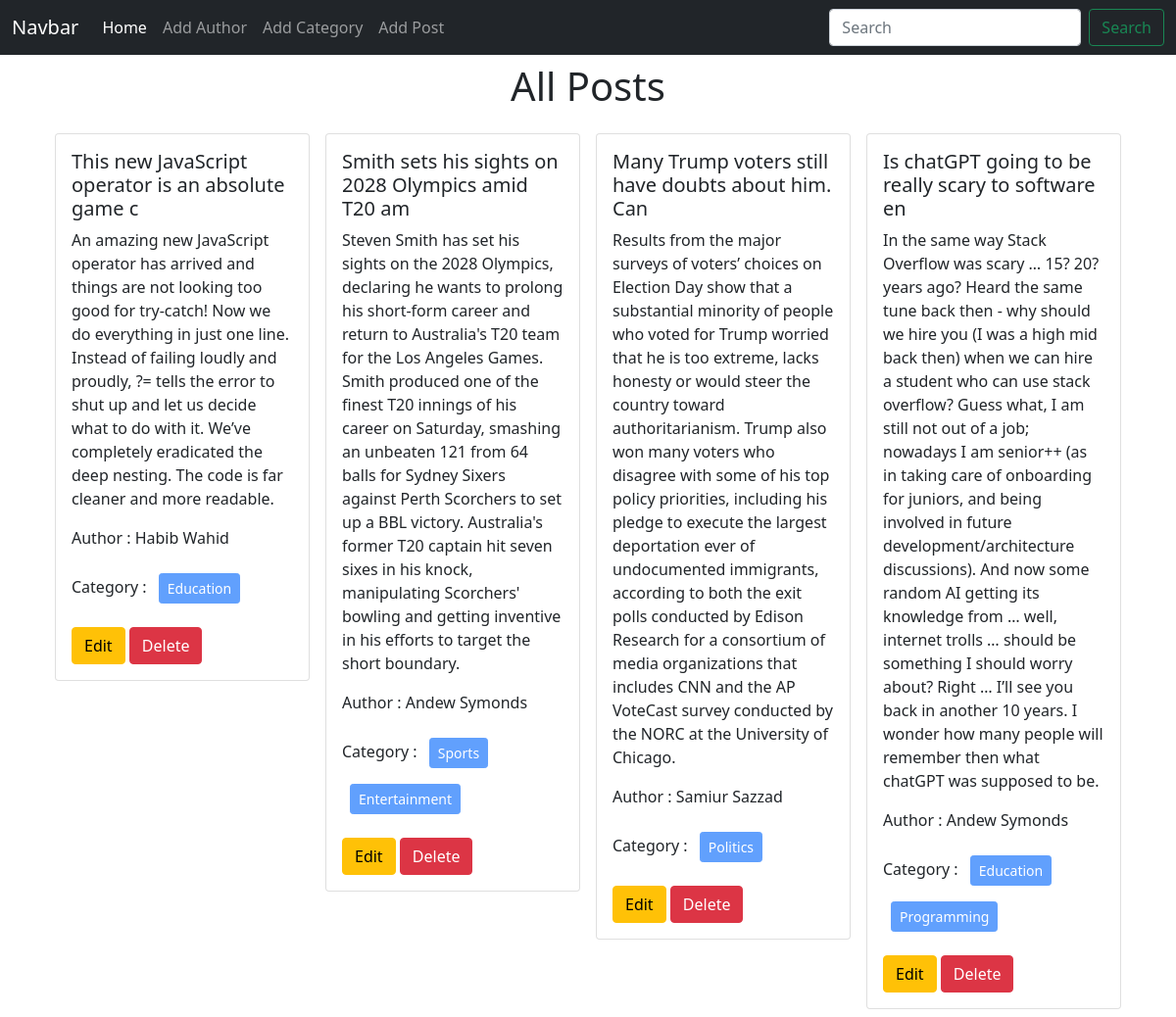
The page / on the database its author committed.
### posts/models.py (models this page shows, shortened)
class Post(models.Model):
    title = models.CharField(max_length=50)
    content = models.TextField()
    category = models.ManyToManyField(Category)
    author = models.ForeignKey(Author, on_delete=models.CASCADE)

### author/models.py (models this page shows)
class Author(models.Model):
    name = models.CharField(max_length=100)
    bio = models.TextField()
    phone_no = models.CharField(max_length=12)
    def __str__(self):
        return self.name

### categories/models.py (models this page shows)
class Category(models.Model):
    name = models.CharField(max_length=100)
    def __str__(self):
        return self.name

### blog_project/views.py (the view)
# urls.py: 2. Add a URL to urlpatterns:  path('', views.home, name='home')
def home(request):
    data = Post.objects.all()
    return render(request, "home.html", {"data": data})

### templates/home.html (shortened to what this page needs)
{% extends 'base.html' %} {% block content %}
<h1 class="text-center mt-2"> All Posts </h1>
<div class="d-flex flex-wrap justify-content-center px-5 pt-2">
  {% for post in data %}
  <div class="col-sm-3 ">
    <div class="card m-2">
      <div class="card-body">
        <h5 class="card-title">{{post.title}}</h5>
        <p class="card-text">{{post.content}}</p>
        <p>Author : {{post.author}}</p>
        <p>
            Category : {% for cat in post.category.all%}
            <button class="btn btn-primary btn-sm m-2" disabled >{{cat}} </button>
            {%endfor%}
        </p>
        <a href="{% url 'edit_post' post.id %}" class="btn btn-warning">Edit</a>
        <a href="{% url 'delete_post' post.id %}" class="btn btn-danger">Delete</a>
      </div>
    </div>
  </div>
  {% endfor %}
</div>
  {% endblock content%}

### templates/base.html (shortened to what this page needs)
<!DOCTYPE html>
<html lang="en">
  <head>
    <link
      href="https://cdn.jsdelivr.net/npm/bootstrap@5.0.2/dist/css/bootstrap.min.css"
      rel="stylesheet"
    />
  </head>
  <body>
    <nav class="navbar navbar-expand-lg navbar-dark bg-dark">
      <div class="container-fluid">
        <a class="navbar-brand" href="#">Navbar</a>
        <div class="collapse navbar-collapse" id="navbarSupportedContent">
          <ul class="navbar-nav me-auto mb-2 mb-lg-0">
            <li class="nav-item">
              <a
                class="nav-link active"
                aria-current="page"
                href="{% url "homepage"%}"
                >Home</a
              >
            </li>
            <li class="nav-item">
              <a class="nav-link" href="{% url "add_author"%}">Add Author</a>
            </li>
            <li class="nav-item">
              <a class="nav-link" href="{% url "add_category"%}">Add Category</a>
            </li>
            <li class="nav-item">
              <a class="nav-link" href="{% url "add_post"%}">Add Post</a>
            </li>
          </ul>
          <form class="d-flex" role="search">
            <input
              class="form-control me-2"
              type="search"
              placeholder="Search"
              aria-label="Search"
            />
            <button class="btn btn-outline-success" type="submit">
              Search
            </button>
          </form>
        </div>
      </div>
    </nav>
    {% block content %} {% endblock %}
  </body>
</html>

### rows shown on the page
Post: title "This new JavaScript operator is an absolute game c", content "An amazing new JavaScript operator has arrived and things are not looking too good for try-catch! Now we do everything in just one line. Instead of failing loudly and proudly, ?= tells the error to shut up and let us decide what to do with it. We’ve completely eradicated the deep nesting. The code is far cleaner and more readable.", author "Habib Wahid"
Category: name "Education"
Post: title "Smith sets his sights on 2028 Olympics amid T20 am", content "Steven Smith has set his sights on the 2028 Olympics, declaring he wants to prolong his short-form career and return to Australia's T20 team for the Los Angeles Games. Smith produced one of the finest T20 innings of his career on Saturday, smashing an unbeaten 121 from 64 balls for Sydney Sixers against Perth Scorchers to set up a BBL victory. Australia's former T20 captain hit seven sixes in his knock, manipulating Scorchers' bowling and getting inventive in his efforts to target the short boundary.", author "Andew Symonds"
Category: name "Sports"
Category: name "Entertainment"
Post: title "Many Trump voters still have doubts about him. Can", content "Results from the major surveys of voters’ choices on Election Day show that a substantial minority of people who voted for Trump worried that he is too extreme, lacks honesty or would steer the country toward authoritarianism. Trump also won many voters who disagree with some of his top policy priorities, including his pledge to execute the largest deportation ever of undocumented immigrants, according to both the exit polls conducted by Edison Research for a consortium of media organizations that includes CNN and the AP VoteCast survey conducted by the NORC at the University of Chicago.", author "Samiur Sazzad"
Category: name "Politics"
Post: title "Is chatGPT going to be really scary to software en", content "In the same way Stack Overflow was scary … 15? 20? years ago? Heard the same tune back then - why should we hire you (I was a high mid back then) when we can hire a student who can use stack overflow? Guess what, I am still not out of a job; nowadays I am senior++ (as in taking care of onboarding for juniors, and being involved in future development/architecture discussions). And now some random AI getting its knowledge from … well, internet trolls … should be something I should worry about? Right … I’ll see you back in another 10 years. I wonder how many people will remember then what chatGPT was supposed to be.", author "Andew Symonds"
Category: name "Programming"
